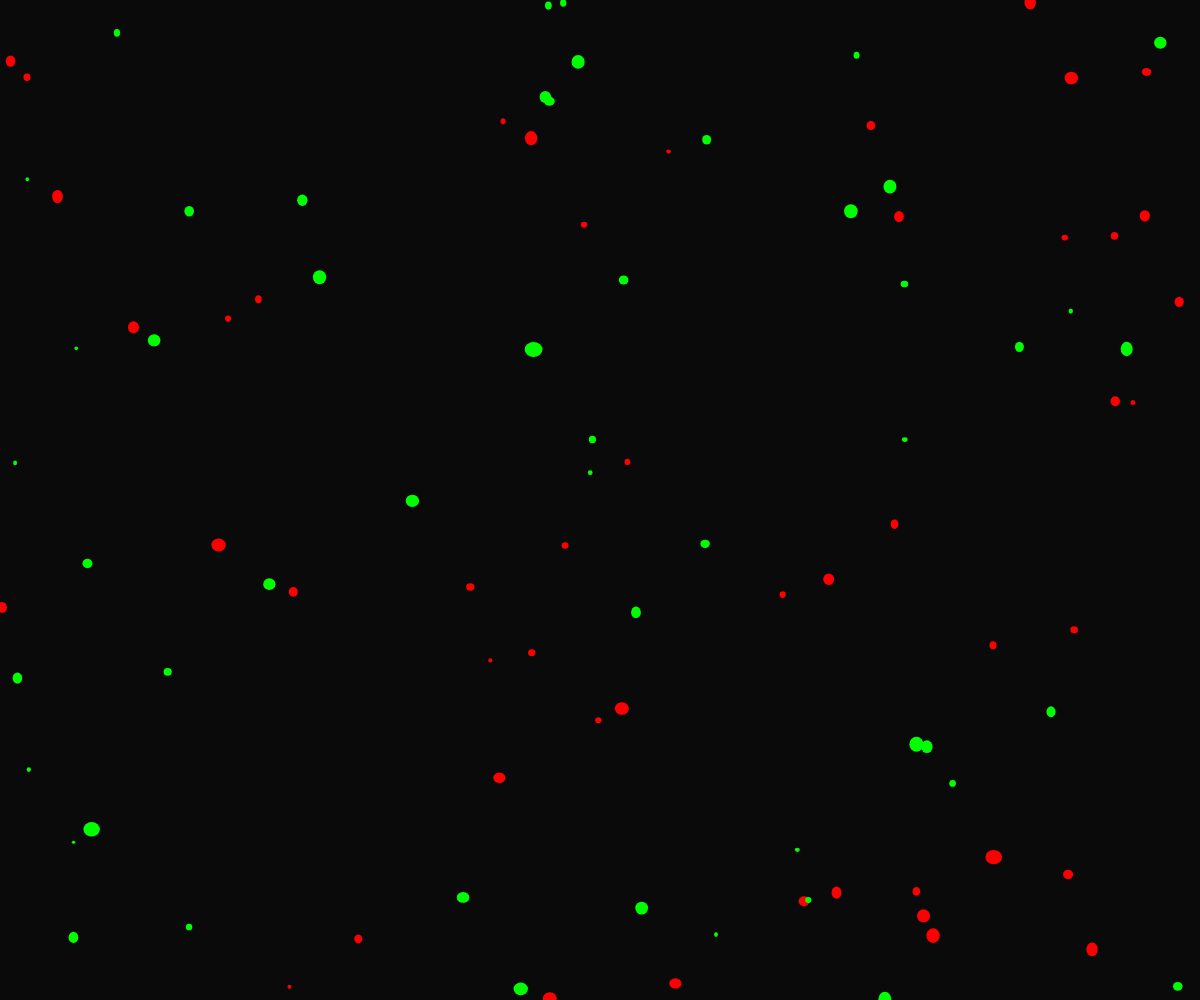
Frame 1 (no input)
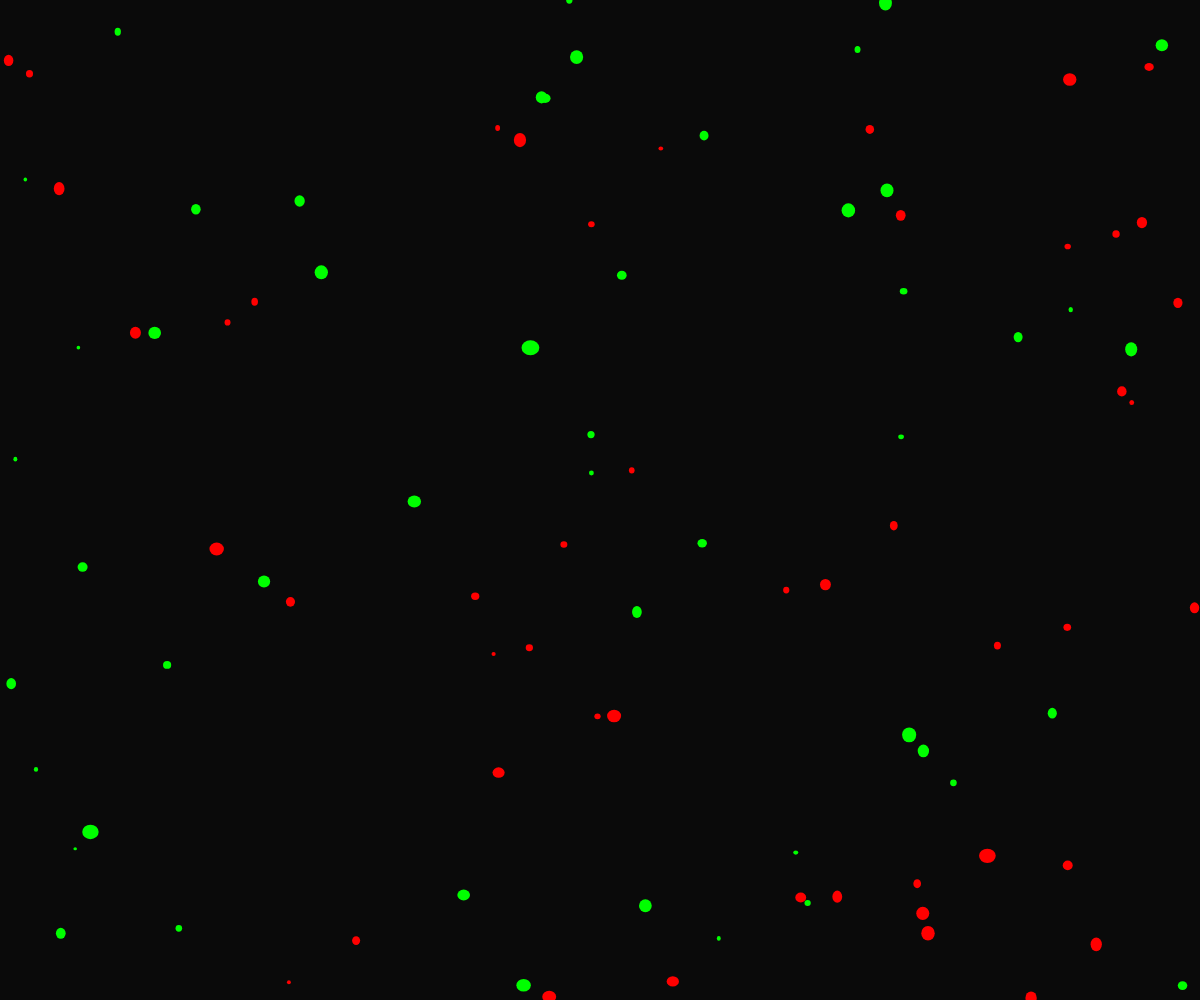
Frame 60 (no input)
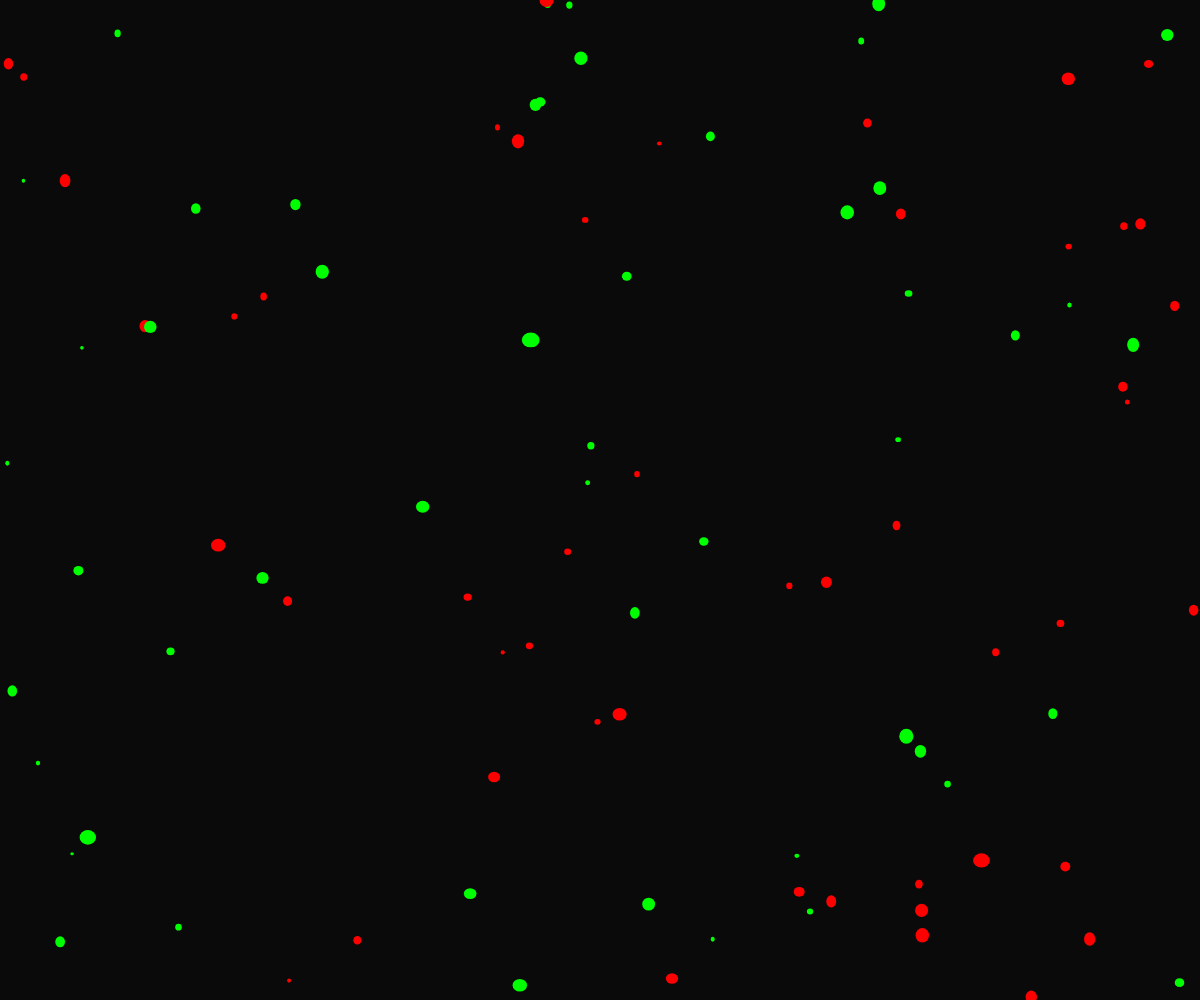
Frame 120 (the mouse pressed at the canvas centre since frame 60)

The p5.js sketch that drew these frames (run headless with seeded random() and noise() and a simulated clock; from frame 60 on, the mouse is pressed at the canvas centre):

// p5.js sketch
// ── sketch.js
let lines = [];
let nodes = [];

function setup() {
  createCanvas(windowWidth, windowHeight);
  noStroke();
  
  // Initialize lines with random properties
  for (let i = 0; i < 20; i++) {
    lines.push({
      x: random(width),
      y: random(height),
      size: random(50, 300),
      speed: random(0.001, 0.005),
      angle: random(TWO_PI),
      color: color(random(100, 255), random(100, 255), random(100, 255), 100)
    });
  }
  
  // Initialize nodes
  for (let i = 0; i < 100; i++) {
    nodes.push({
      x: random(width),
      y: random(height),
      size: random(3, 15),
      color: random() > 0.5 ? color(255, 0, 0) : color(0, 255, 0),
      irregularity: random(0.8, 1.2)
    });
  }
}

function draw() {
  background(10);
  
  // Update and display lines
  for (let line of lines) {
    line.x += cos(line.angle) * line.speed * 100;
    line.y += sin(line.angle) * line.speed * 100;
    
    // Bounce off edges
    if (line.x < 0 || line.x > width) line.angle = PI - line.angle;
    if (line.y < 0 || line.y > height) line.angle = -line.angle;
    
    fill(line.color);
    ellipse(line.x, line.y, line.size * line.irregularity, line.size);
  }
  
  // Update and display nodes
  for (let node of nodes) {
    node.x += random(-1, 1);
    node.y += random(-1, 1);
    
    // Wrap around edges
    if (node.x < 0) node.x = width;
    if (node.x > width) node.x = 0;
    if (node.y < 0) node.y = height;
    if (node.y > height) node.y = 0;
    
    fill(node.color);
    ellipse(node.x, node.y, node.size * node.irregularity, node.size);
  }
}

function windowResized() {
  resizeCanvas(windowWidth, windowHeight);
}
